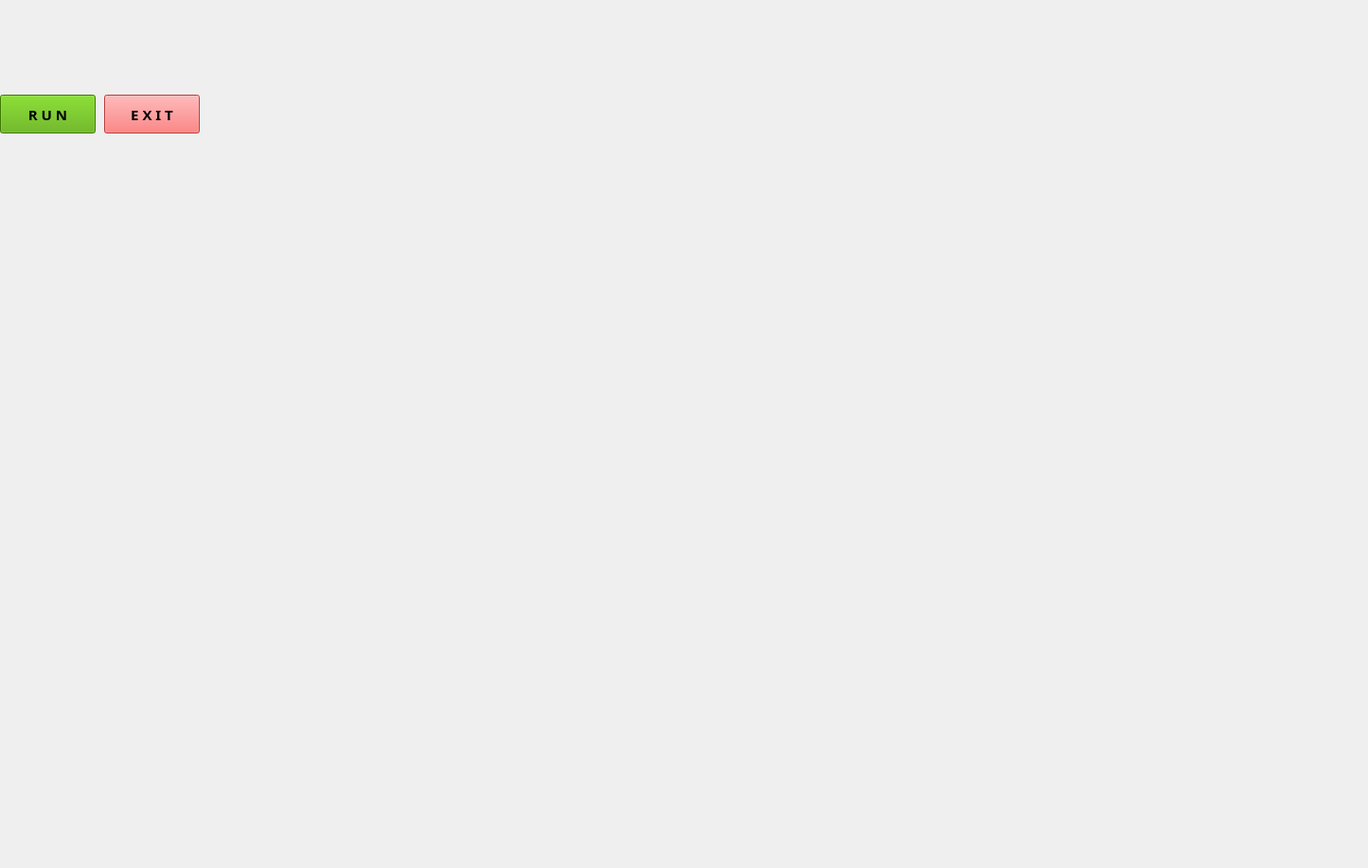
<?xml version="1.0" encoding="UTF-8"?>
<ui version="4.0">
 <class>MainWindow</class>
 <widget class="QMainWindow" name="MainWindow">
  <property name="geometry">
   <rect>
    <x>0</x>
    <y>0</y>
    <width>1445</width>
    <height>917</height>
   </rect>
  </property>
  <property name="windowTitle">
   <string>MainWindow</string>
  </property>
  <widget class="QWidget" name="centralwidget">
   <widget class="QLabel" name="label">
    <property name="geometry">
     <rect>
      <x>-10</x>
      <y>-20</y>
      <width>1461</width>
      <height>941</height>
     </rect>
    </property>
    <property name="styleSheet">
     <string notr="true"/>
    </property>
    <property name="text">
     <string/>
    </property>
    <property name="pixmap">
     <pixmap>../img/iron.gif.gif</pixmap>
    </property>
    <property name="scaledContents">
     <bool>true</bool>
    </property>
   </widget>
   <widget class="QLabel" name="label_2">
    <property name="geometry">
     <rect>
      <x>0</x>
      <y>0</y>
      <width>401</width>
      <height>101</height>
     </rect>
    </property>
    <property name="text">
     <string/>
    </property>
    <property name="pixmap">
     <pixmap>../img/initial.gif.gif</pixmap>
    </property>
   </widget>
   <widget class="QLabel" name="label_3">
    <property name="geometry">
     <rect>
      <x>980</x>
      <y>510</y>
      <width>451</width>
      <height>291</height>
     </rect>
    </property>
    <property name="text">
     <string/>
    </property>
    <property name="pixmap">
     <pixmap>../img/iron-man-animated-gif.jpg</pixmap>
    </property>
    <property name="scaledContents">
     <bool>true</bool>
    </property>
   </widget>
   <widget class="QTextBrowser" name="textBrowser">
    <property name="geometry">
     <rect>
      <x>1130</x>
      <y>10</y>
      <width>311</width>
      <height>61</height>
     </rect>
    </property>
    <property name="font">
     <font>
      <family>Sitka Subheading Semibold</family>
      <pointsize>16</pointsize>
      <weight>75</weight>
      <bold>true</bold>
     </font>
    </property>
    <property name="styleSheet">
     <string notr="true">background:transparent;
border:none;</string>
    </property>
   </widget>
   <widget class="QTextBrowser" name="textBrowser_2">
    <property name="geometry">
     <rect>
      <x>1130</x>
      <y>70</y>
      <width>311</width>
      <height>61</height>
     </rect>
    </property>
    <property name="font">
     <font>
      <family>Sitka Subheading Semibold</family>
      <pointsize>16</pointsize>
      <weight>75</weight>
      <bold>true</bold>
     </font>
    </property>
    <property name="styleSheet">
     <string notr="true">background:transparent;
border:none;</string>
    </property>
   </widget>
   <widget class="QPushButton" name="pushButton">
    <property name="geometry">
     <rect>
      <x>0</x>
      <y>100</y>
      <width>101</width>
      <height>41</height>
     </rect>
    </property>
    <property name="font">
     <font>
      <family>Sitka Heading Semibold</family>
      <pointsize>11</pointsize>
      <weight>75</weight>
      <bold>true</bold>
     </font>
    </property>
    <property name="styleSheet">
     <string notr="true">background-color: rgb(85, 170, 0);</string>
    </property>
    <property name="text">
     <string>R U N</string>
    </property>
   </widget>
   <widget class="QPushButton" name="pushButton_2">
    <property name="geometry">
     <rect>
      <x>110</x>
      <y>100</y>
      <width>101</width>
      <height>41</height>
     </rect>
    </property>
    <property name="font">
     <font>
      <family>Sitka Heading Semibold</family>
      <pointsize>11</pointsize>
      <weight>75</weight>
      <bold>true</bold>
     </font>
    </property>
    <property name="styleSheet">
     <string notr="true">background-color: rgb(255, 85, 85);</string>
    </property>
    <property name="text">
     <string>E X I T</string>
    </property>
   </widget>
  </widget>
 </widget>
 <resources/>
 <connections/>
</ui>
